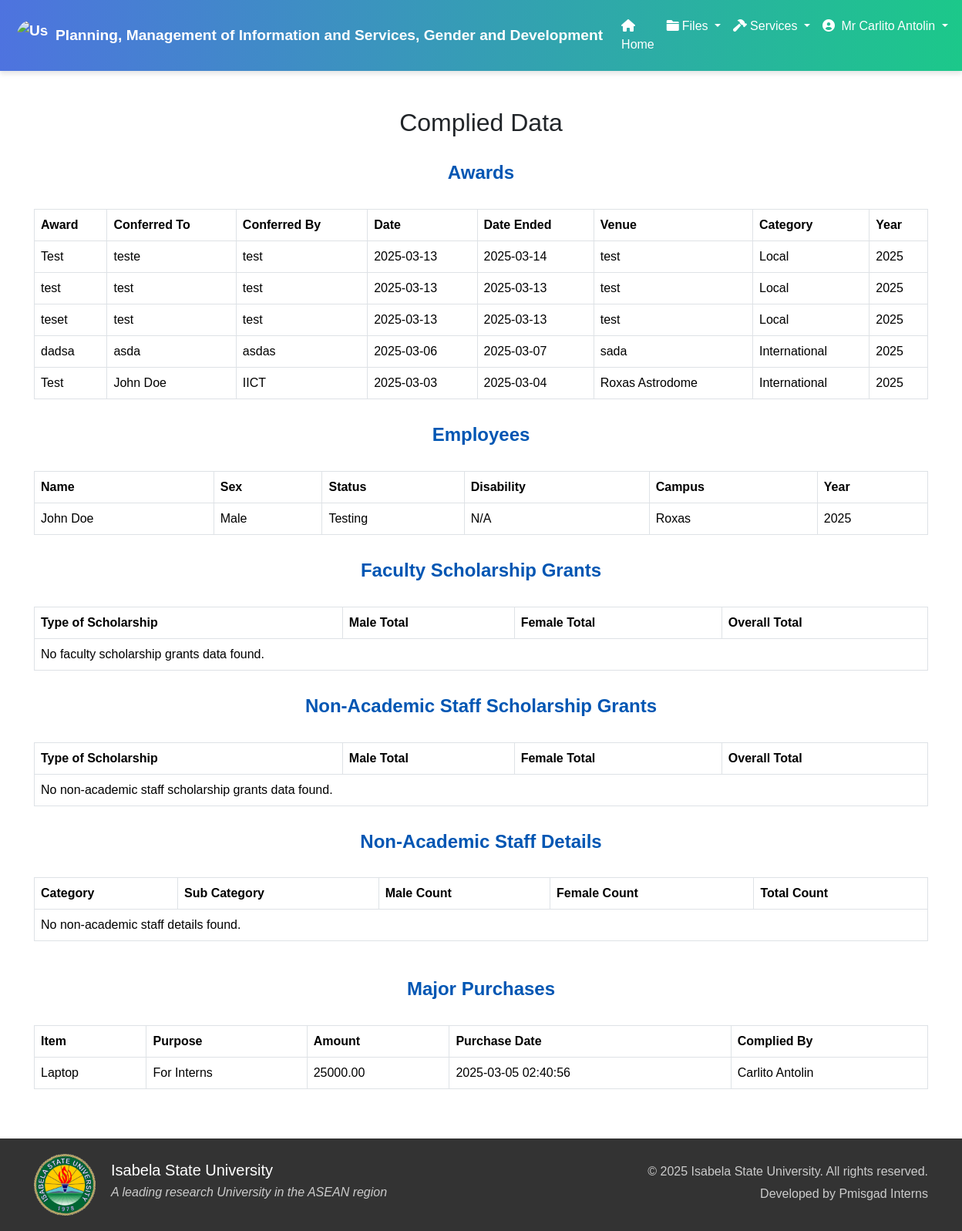
Screenshot of /pages/complied_data.php (signed in) with the database file from the repository.
### tables this page shows
CREATE TABLE `awards` (
  `id` int(11) NOT NULL,
  `member_id` int(11) DEFAULT NULL,
  `award` varchar(255) DEFAULT NULL,
  `conferred_to` varchar(255) DEFAULT NULL,
  `conferred_by` varchar(255) DEFAULT NULL,
  `date` date DEFAULT NULL,
  `date_ended` date DEFAULT NULL,
  `venue` varchar(255) DEFAULT NULL,
  `category` enum('International','National','Regional','Local') NOT NULL,
  `year` int(11) GENERATED ALWAYS AS (year(`date`)) STORED
);

CREATE TABLE `employees` (
  `employee_id` int(11) NOT NULL,
  `name` varchar(255) NOT NULL,
  `sex` enum('Male','Female','Other') NOT NULL,
  `employment_status` varchar(30) NOT NULL,
  `disability_type` varchar(255) DEFAULT NULL,
  `campus` varchar(255) DEFAULT NULL,
  `date_created` timestamp NOT NULL DEFAULT current_timestamp(),
  `member_id` int(11) DEFAULT NULL,
  `year` int(11) DEFAULT year(current_timestamp())
);

CREATE TABLE `purchases` (
  `purchase_id` int(11) NOT NULL,
  `member_id` int(11) DEFAULT NULL,
  `item` varchar(255) DEFAULT NULL,
  `purpose` varchar(255) DEFAULT NULL,
  `amount` decimal(10,2) DEFAULT NULL,
  `purchase_date` timestamp NOT NULL DEFAULT current_timestamp()
);

CREATE TABLE `member` (
  `member_id` int(11) NOT NULL,
  `member_first` varchar(100) DEFAULT NULL,
  `member_last` varchar(100) DEFAULT NULL,
  `member_gender` varchar(100) DEFAULT NULL,
  `username` varchar(50) DEFAULT NULL,
  `password` varchar(50) DEFAULT NULL,
  `office_id` int(11) DEFAULT NULL,
  `salut_id` int(11) DEFAULT NULL,
  `rank_id` int(11) DEFAULT NULL,
  `designation_id` int(11) DEFAULT NULL,
  `failed_attempts` int(11) DEFAULT 0,
  `last_failed_attempt` timestamp NULL DEFAULT NULL,
  `is_suspended` tinyint(1) DEFAULT 0,
  `role` varchar(10) DEFAULT NULL
);

### controllers/fetch_complied_data.php (called while the page is built, shortened)
<?php
include '../components/config.php';
$member_id = $_SESSION['member_id'];
$current_year = date('Y');
$awards_query = "SELECT
    award,
    conferred_to,
    conferred_by,
    date,
    date_ended,
    venue,
    category,
    year
    FROM awards
    WHERE year = ? AND member_id = ?
    ORDER BY date DESC";
$stmt = $con->prepare($awards_query);
$stmt->bind_param("ii", $current_year, $member_id);
$stmt->execute();
$awards_result = $stmt->get_result();
$employee_query = "SELECT
    name,
    sex,
    employment_status,
    disability_type,
    campus,
    year
    FROM employees
    WHERE year = ? AND member_id = ?";
$stmt = $con->prepare($employee_query);
$stmt->bind_param("ii", $current_year, $member_id);
$stmt->execute();
$employee_result = $stmt->get_result();
$facultyScholarshipQuery = "SELECT
    type_of_scholarship,
    SUM(doctorate_male + masters_male + post_baccalaureate_male + baccalaureate_male + non_degree_male) AS male_total,
    SUM(doctorate_female + masters_female + post_baccalaureate_female + baccalaureate_female + non_degree_female) AS female_total,
    SUM(doctorate_male + masters_male + post_baccalaureate_male + baccalaureate_male + non_degree_male +
        doctorate_female + masters_female + post_baccalaureate_female + baccalaureate_female + non_degree_female) AS overall_total
    FROM scholarship_grants
    WHERE category = 'Faculty' AND year = ? AND member_id = ?
    GROUP BY type_of_scholarship";
$stmt = $con->prepare($facultyScholarshipQuery);
$stmt->bind_param("ii", $current_year, $member_id);
$stmt->execute();
$facultyScholarshipResult = $stmt->get_result();
$nonAcademicScholarshipQuery = "SELECT
    type_of_scholarship,
    SUM(doctorate_male + masters_male + post_baccalaureate_male + baccalaureate_male + non_degree_male) AS male_total,
    SUM(doctorate_female + masters_female + post_baccalaureate_female + baccalaureate_female + non_degree_female) AS female_total,
    SUM(doctorate_male + masters_male + post_baccalaureate_male + baccalaureate_male + non_degree_male +
        doctorate_female + masters_female + post_baccalaureate_female + baccalaureate_female + non_degree_female) AS overall_total
    FROM scholarship_grants
    WHERE category = 'Non-Academic Staff' AND year = ? AND member_id = ?
    GROUP BY type_of_scholarship";
$stmt = $con->prepare($nonAcademicScholarshipQuery);
$stmt->bind_param("ii", $current_year, $member_id);
$stmt->execute();
$nonAcademicScholarshipResult = $stmt->get_result();
$non_academic_staff_query = "SELECT
    category,
    sub_category,
    male_count,
    female_count,
    total_count
    FROM non_academic_staff
    WHERE year = ? AND member_id = ?";
$stmt = $con->prepare($non_academic_staff_query);
$stmt->bind_param("ii", $current_year, $member_id);
$stmt->execute();
$non_academic_staff_result = $stmt->get_result();
?>

### controllers/purchaseController.php (called while the page is built, shortened)
<?php
include '../components/config.php';
$member_id = $_SESSION['member_id'];
$purchases_query = "
    SELECT
        p.item,
        p.purpose,
        p.amount,
        p.purchase_date,
        m.member_first,
        m.member_last
    FROM
        purchases p
    JOIN
        member m ON p.member_id = m.member_id
    WHERE
        p.member_id = ?
";
$stmt = $con->prepare($purchases_query);
$stmt->bind_param("i", $member_id);
$stmt->execute();
$purchases_result = $stmt->get_result();
?>

### pages/complied_data.php (the view, shortened to what this page needs)
<?php
include '../controllers/fetch_complied_data.php';
include '../controllers/purchaseController.php';
?>
<!DOCTYPE html>
<html lang="en">
<head>
    <link href="https://cdnjs.cloudflare.com/ajax/libs/font-awesome/6.0.0-beta3/css/all.min.css" rel="stylesheet">
    <link rel="stylesheet" href="https://cdn.jsdelivr.net/npm/bootstrap@5.3.3/dist/css/bootstrap.min.css">
    <link rel="stylesheet" href="../styles/styles.css">
    <link href='https://unpkg.com/boxicons@2.1.4/css/boxicons.min.css' rel='stylesheet'>
    <link rel="stylesheet" href="../styles/user_header.css">
    <link rel="stylesheet" href="../styles/hover.css">
</head>
<body>
    <?php include '../components/header.php'; ?>
    <div class="container my-5">
        <h1 class="h2 mb-4 text-center">Complied Data</h1>
        <h2 class="section-title">Awards</h2>
        <table class="table table-bordered">
            <thead>
                <tr>
                    <th>Award</th>
                    <th>Conferred To</th>
                    <th>Conferred By</th>
                    <th>Date</th>
                    <th>Date Ended</th>
                    <th>Venue</th>
                    <th>Category</th>
                    <th>Year</th>
                </tr>
            </thead>
            <tbody>
                <?php
                if ($awards_result && mysqli_num_rows($awards_result) > 0) {
                    while ($row = mysqli_fetch_assoc($awards_result)) {
                        echo "<tr>";
                        echo "<td>" . htmlspecialchars($row['award']) . "</td>";
                        echo "<td>" . htmlspecialchars($row['conferred_to']) . "</td>";
                        echo "<td>" . htmlspecialchars($row['conferred_by']) . "</td>";
                        echo "<td>" . htmlspecialchars($row['date']) . "</td>";
                        echo "<td>" . htmlspecialchars($row['date_ended']) . "</td>";
                        echo "<td>" . htmlspecialchars($row['venue']) . "</td>";
                        echo "<td>" . htmlspecialchars($row['category']) . "</td>";
                        echo "<td>" . htmlspecialchars($row['year']) . "</td>";
                        echo "</tr>";
                    }
                } else {
                    echo "<tr><td colspan='8'>No awards data found.</td></tr>";
                }
                ?>
            </tbody>
        </table>
        <h2 class="section-title">Employees</h2>
        <table class="table table-bordered">
            <thead>
                <tr>
                    <th>Name</th>
                    <th>Sex</th>
                    <th>Status</th>
                    <th>Disability</th>
                    <th>Campus</th>
                    <th>Year</th>
                </tr>
            </thead>
            <tbody>
                <?php
                if ($employee_result && mysqli_num_rows($employee_result) > 0) {
                    while ($row = mysqli_fetch_assoc($employee_result)) {
                        echo "<tr>";
                        echo "<td>" . htmlspecialchars($row['name']) . "</td>";
                        echo "<td>" . htmlspecialchars($row['sex']) . "</td>";
                        echo "<td>" . htmlspecialchars($row['employment_status']) . "</td>";
                        echo "<td>" . htmlspecialchars($row['disability_type']) . "</td>";
                        echo "<td>" . htmlspecialchars($row['campus']) . "</td>";
                        echo "<td>" . htmlspecialchars($row['year']) . "</td>";
                        echo "</tr>";
                    }
                } else {
                    echo "<tr><td colspan='6'>No employees data found.</td></tr>";
                }
                ?>
            </tbody>
        </table>
        <h2 class="section-title">Faculty Scholarship Grants</h2>
        <table class="table table-bordered">
            <thead>
                <tr>
                    <th>Type of Scholarship</th>
                    <th>Male Total</th>
                    <th>Female Total</th>
                    <th>Overall Total</th>
                </tr>
            </thead>
            <tbody>
                <?php
                if ($facultyScholarshipResult && mysqli_num_rows($facultyScholarshipResult) > 0) {
                    while ($row = mysqli_fetch_assoc($facultyScholarshipResult)) {
                        echo "<tr>";
                        echo "<td>" . htmlspecialchars($row['type_of_scholarship']) . "</td>";
                        echo "<td>" . htmlspecialchars($row['male_total']) . "</td>";
                        echo "<td>" . htmlspecialchars($row['female_total']) . "</td>";
                        echo "<td>" . htmlspecialchars($row['overall_total']) . "</td>";
                        echo "</tr>";
                    }
                } else {
                    echo "<tr><td colspan='4'>No faculty scholarship grants data found.</td></tr>";
                }
                ?>
            </tbody>
        </table>
        <h2 class="section-title">Non-Academic Staff Scholarship Grants</h2>
        <table class="table table-bordered">
            <thead>
                <tr>
                    <th>Type of Scholarship</th>
                    <th>Male Total</th>
                    <th>Female Total</th>
                    <th>Overall Total</th>
                </tr>
            </thead>
            <tbody>
                <?php
                if ($nonAcademicScholarshipResult && mysqli_num_rows($nonAcademicScholarshipResult) > 0) {
                    while ($row = mysqli_fetch_assoc($nonAcademicScholarshipResult)) {
                        echo "<tr>";
                        echo "<td>" . htmlspecialchars($row['type_of_scholarship']) . "</td>";
                        echo "<td>" . htmlspecialchars($row['male_total']) . "</td>";
                        echo "<td>" . htmlspecialchars($row['female_total']) . "</td>";
                        echo "<td>" . htmlspecialchars($row['overall_total']) . "</td>";
                        echo "</tr>";
                    }
                } else {
                    echo "<tr><td colspan='4'>No non-academic staff scholarship grants data found.</td></tr>";
                }
                ?>
            </tbody>
        </table>
        <h2 class="section-title">Non-Academic Staff Details</h2>
        <table class="table table-bordered">
            <thead>
                <tr>
                    <th>Category</th>
                    <th>Sub Category</th>
                    <th>Male Count</th>
                    <th>Female Count</th>
                    <th>Total Count</th>
                </tr>
            </thead>
            <tbody>
                <?php
                if ($non_academic_staff_result && mysqli_num_rows($non_academic_staff_result) > 0) {
                    while ($row = mysqli_fetch_assoc($non_academic_staff_result)) {
                        echo "<tr>";
                        echo "<td>" . htmlspecialchars($row['category']) . "</td>";
                        echo "<td>" . htmlspecialchars($row['sub_category']) . "</td>";
                        echo "<td>" . htmlspecialchars($row['male_count']) . "</td>";
                        echo "<td>" . htmlspecialchars($row['female_count']) . "</td>";
                        echo "<td>" . htmlspecialchars($row['total_count']) . "</td>";
                        echo "</tr>";
                    }
                } else {
                    echo "<tr><td colspan='5'>No non-academic staff details found.</td></tr>";
                }
                ?>
            </tbody>
        </table>
        <div class="table-responsive">
            <h3 class="card-title text-center section-title">Major Purchases</h3>
            <table class="table table-bordered" style="margin-top: 2rem;">
                <thead>
                    <tr>
                        <th>Item</th>
                        <th>Purpose</th>
                        <th>Amount</th>
                        <th>Purchase Date</th>
                        <th>Complied By</th>
                    </tr>
                </thead>
                <tbody>
                    <?php
                    if ($purchases_result && mysqli_num_rows($purchases_result) > 0) {
                        while ($row = mysqli_fetch_assoc($purchases_result)) {
                            echo "<tr>";
                            echo "<td>" . htmlspecialchars($row['item']) . "</td>";
                            echo "<td>" . htmlspecialchars($row['purpose']) . "</td>";
                            echo "<td>" . htmlspecialchars($row['amount']) . "</td>";
                            echo "<td>" . htmlspecialchars($row['purchase_date']) . "</td>";
                            echo "<td>" . htmlspecialchars($row['member_first'] . ' ' . $row['member_last']) . "</td>";
                            echo "</tr>";
                        }
                    } else {
                        echo "<tr><td colspan='5'>No purchases found.</td></tr>";
                    }
                    ?>
                </tbody>
            </table>
        </div>
    </div>
    <?php include '../components/footer.php'; ?>
</body>
</html>

### styles/styles.css (style rules this page uses)
body { font-family: 'Arial', sans-serif; }

### pages/complied_data.php (style rules this page uses)
.section-title { font-size: 1.5rem; font-weight: bold; color: #0056b3; margin-top: 2rem; margin-bottom: 1rem; text-align: center; }
.container { margin-top: 2rem; }
.table { margin-top: 2rem; }

### components/footer.php (style rules this page uses)
body { display: flex; flex-direction: column; min-height: 100vh; margin: 0; }
.container { max-width: 1200px; margin: 0 auto; padding: 0 20px; }

### rows the page displays
awards: award "Test", conferred_to "teste", conferred_by "test", date "2025-03-13", date_ended "2025-03-14", venue "test", category "Local", year "2025"
awards: award "test", conferred_to "test", conferred_by "test", date "2025-03-13", date_ended "2025-03-13", venue "test", category "Local", year "2025"
awards: award "teset", conferred_to "test", conferred_by "test", date "2025-03-13", date_ended "2025-03-13", venue "test", category "Local", year "2025"
awards: award "dadsa", conferred_to "asda", conferred_by "asdas", date "2025-03-06", date_ended "2025-03-07", venue "sada", category "International", year "2025"
awards: award "Test", conferred_to "John Doe", conferred_by "IICT", date "2025-03-03", date_ended "2025-03-04", venue "Roxas Astrodome", category "International", year "2025"
employees: name "John Doe", sex "Male", employment_status "Testing", disability_type "N/A", campus "Roxas", year "2025"
purchases: item "Laptop", purpose "For Interns", amount "25000.00", purchase_date "2025-03-05 02:40:56", member.member_last "Carlito Antolin"

### other values shown
$_SESSION['full_name'] "Mr Carlito Antolin"
